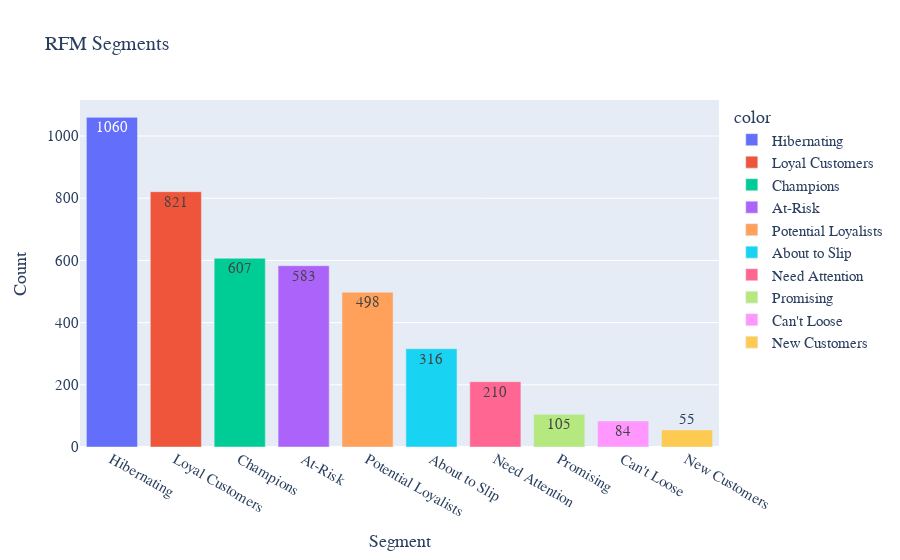

The cell this chart's notebook holds for it:
### Code cell
segments = newDf['rfm_segment'].value_counts()

fig = px.bar(
     x = segments.index,
     y = segments.values,
     color = segments.index,
     text = segments.values,
     title = "RFM Segments"
)
fig.update_layout(
    xaxis_title="Segment",
    yaxis_title="Count",
    font=dict(size=15, family="Arial"),
    title_font=dict(size=20, family="Arial")
)
fig.show()

### Figure 1 — Plotly figure (JSON) as saved in the notebook; plotly's stock layout.template omitted (floating-point values rounded to 4 significant figures)
{"data": [{"alignmentgroup": "True", "hovertemplate": "color=Hibernating<br>x=%{x}<br>y=%{y}<br>text=%{text}<extra></extra>", "legendgroup": "Hibernating", "marker": {"color": "#636efa", "pattern": {"shape": ""}}, "name": "Hibernating", "offsetgroup": "Hibernating", "orientation": "v", "showlegend": true, "text": [1060], "textposition": "auto", "type": "bar", "x": ["Hibernating"], "xaxis": "x", "y": [1060], "yaxis": "y"}, {"alignmentgroup": "True", "hovertemplate": "color=Loyal Customers<br>x=%{x}<br>y=%{y}<br>text=%{text}<extra></extra>", "legendgroup": "Loyal Customers", "marker": {"color": "#EF553B", "pattern": {"shape": ""}}, "name": "Loyal Customers", "offsetgroup": "Loyal Customers", "orientation": "v", "showlegend": true, "text": [821], "textposition": "auto", "type": "bar", "x": ["Loyal Customers"], "xaxis": "x", "y": [821], "yaxis": "y"}, {"alignmentgroup": "True", "hovertemplate": "color=Champions<br>x=%{x}<br>y=%{y}<br>text=%{text}<extra></extra>", "legendgroup": "Champions", "marker": {"color": "#00cc96", "pattern": {"shape": ""}}, "name": "Champions", "offsetgroup": "Champions", "orientation": "v", "showlegend": true, "text": [607], "textposition": "auto", "type": "bar", "x": ["Champions"], "xaxis": "x", "y": [607], "yaxis": "y"}, {"alignmentgroup": "True", "hovertemplate": "color=At-Risk<br>x=%{x}<br>y=%{y}<br>text=%{text}<extra></extra>", "legendgroup": "At-Risk", "marker": {"color": "#ab63fa", "pattern": {"shape": ""}}, "name": "At-Risk", "offsetgroup": "At-Risk", "orientation": "v", "showlegend": true, "text": [583], "textposition": "auto", "type": "bar", "x": ["At-Risk"], "xaxis": "x", "y": [583], "yaxis": "y"}, {"alignmentgroup": "True", "hovertemplate": "color=Potential Loyalists<br>x=%{x}<br>y=%{y}<br>text=%{text}<extra></extra>", "legendgroup": "Potential Loyalists", "marker": {"color": "#FFA15A", "pattern": {"shape": ""}}, "name": "Potential Loyalists", "offsetgroup": "Potential Loyalists", "orientation": "v", "showlegend": true, "text": [498], "textposition": "auto", "type": "bar", "x": ["Potential Loyalists"], "xaxis": "x", "y": [498], "yaxis": "y"}, {"alignmentgroup": "True", "hovertemplate": "color=About to Slip<br>x=%{x}<br>y=%{y}<br>text=%{text}<extra></extra>", "legendgroup": "About to Slip", "marker": {"color": "#19d3f3", "pattern": {"shape": ""}}, "name": "About to Slip", "offsetgroup": "About to Slip", "orientation": "v", "showlegend": true, "text": [316], "textposition": "auto", "type": "bar", "x": ["About to Slip"], "xaxis": "x", "y": [316], "yaxis": "y"}, {"alignmentgroup": "True", "hovertemplate": "color=Need Attention<br>x=%{x}<br>y=%{y}<br>text=%{text}<extra></extra>", "legendgroup": "Need Attention", "marker": {"color": "#FF6692", "pattern": {"shape": ""}}, "name": "Need Attention", "offsetgroup": "Need Attention", "orientation": "v", "showlegend": true, "text": [210], "textposition": "auto", "type": "bar", "x": ["Need Attention"], "xaxis": "x", "y": [210], "yaxis": "y"}, {"alignmentgroup": "True", "hovertemplate": "color=Promising<br>x=%{x}<br>y=%{y}<br>text=%{text}<extra></extra>", "legendgroup": "Promising", "marker": {"color": "#B6E880", "pattern": {"shape": ""}}, "name": "Promising", "offsetgroup": "Promising", "orientation": "v", "showlegend": true, "text": [105], "textposition": "auto", "type": "bar", "x": ["Promising"], "xaxis": "x", "y": [105], "yaxis": "y"}, {"alignmentgroup": "True", "hovertemplate": "color=Can't Loose<br>x=%{x}<br>y=%{y}<br>text=%{text}<extra></extra>", "legendgroup": "Can't Loose", "marker": {"color": "#FF97FF", "pattern": {"shape": ""}}, "name": "Can't Loose", "offsetgroup": "Can't Loose", "orientation": "v", "showlegend": true, "text": [84], "textposition": "auto", "type": "bar", "x": ["Can't Loose"], "xaxis": "x", "y": [84], "yaxis": "y"}, {"alignmentgroup": "True", "hovertemplate": "color=New Customers<br>x=%{x}<br>y=%{y}<br>text=%{text}<extra></extra>", "legendgroup": "New Customers", "marker": {"color": "#FECB52", "pattern": {"shape": ""}}, "name": "New Customers", "offsetgroup": "New Customers", "orientation": "v", "showlegend": true, "text": [55], "textposition": "auto", "type": "bar", "x": ["New Customers"], "xaxis": "x", "y": [55], "yaxis": "y"}], "layout": {"barmode": "relative", "font": {"family": "Arial", "size": 15}, "legend": {"title": {"text": "color"}, "tracegroupgap": 0}, "title": {"font": {"family": "Arial", "size": 20}, "text": "RFM Segments"}, "xaxis": {"anchor": "y", "domain": [0, 1], "title": {"text": "Segment"}}, "yaxis": {"anchor": "x", "domain": [0, 1], "title": {"text": "Count"}}}}
